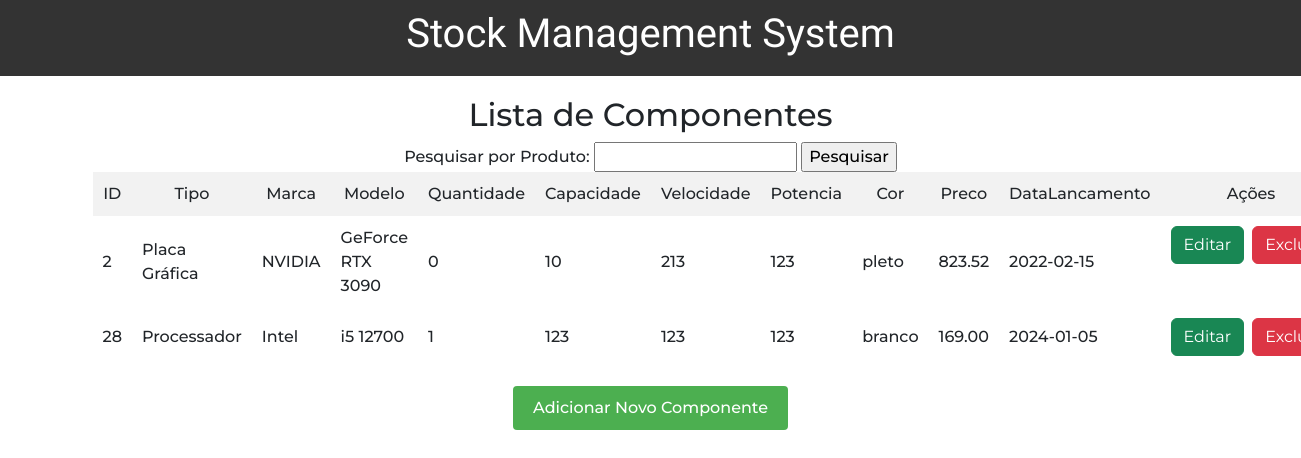
The page / (signed in) on the database its author committed.
### tables this page shows
CREATE TABLE `componentes` (
  `ID` int(11) NOT NULL,
  `Tipo` varchar(50) NOT NULL,
  `Marca` varchar(50) DEFAULT NULL,
  `Modelo` varchar(50) DEFAULT NULL,
  `Quantidade` int(11) NOT NULL,
  `Capacidade` int(11) DEFAULT NULL,
  `Velocidade` varchar(20) DEFAULT NULL,
  `Potencia` int(11) DEFAULT NULL,
  `Cor` varchar(20) DEFAULT NULL,
  `Preco` decimal(10,2) DEFAULT NULL,
  `DataLancamento` date DEFAULT NULL
);

### index.php (the view, shortened to what this page needs)
<!DOCTYPE html>
<html lang="en">
<head>
</head>
<body>
<header>
    <h1>Stock Management System</h1>
</header>
<div class="container">
    <div class="content-container">
        <h2>Lista de Componentes</h2>
        <form method="GET" action="">
            <label for="produto">Pesquisar por Produto:</label>
            <input type="text" name="produto" id="produto">
            <input type="submit" value="Pesquisar">
        </form>
        <?php
        $conexao = new mysqli("localhost","root","","gestaostock");
        $whereClause = "";
        $query = "SELECT * FROM Componentes" . $whereClause;
        $resultado = $conexao->query($query);
        if ($resultado->num_rows > 0) {
            echo "<table>
                    <tr>
                        <th>ID</th>
                        <th>Tipo</th>
                        <th>Marca</th>
                        <th>Modelo</th>
                        <th>Quantidade</th>
                        <th>Capacidade</th>
                        <th>Velocidade</th>
                        <th>Potencia</th>
                        <th>Cor</th>
                        <th>Preco</th>
                        <th>DataLancamento</th>
                        <th>Ações</th>
                    </tr>";
            while ($linha = $resultado->fetch_assoc()) {
                echo "<tr>
                        <td>{$linha['ID']}</td>
                        <td>{$linha['Tipo']}</td>
                        <td>{$linha['Marca']}</td>
                        <td>{$linha['Modelo']}</td>
                        <td>{$linha['Quantidade']}</td>
                        <td>{$linha['Capacidade']}</td>
                        <td>{$linha['Velocidade']}</td>
                        <td>{$linha['Potencia']}</td>
                        <td>{$linha['Cor']}</td>
                        <td>{$linha['Preco']}</td>
                        <td>{$linha['DataLancamento']}</td>
                        <td style='display: flex; flex-direction: row; gap: .5rem;'>
                            <a href='edit.php?id={$linha['ID']}' class='btn btn-success'>Editar</a>
                            <a href='delete.php?id={$linha['ID']}' class='btn btn-danger'>Excluir</a>
                        </td>
                    </tr>";
            }
            echo "</table>";
        } else {
            echo "Nenhum componente encontrado.";
        }
        ?>
        <a href="add.php" class="button">Adicionar Novo Componente</a>
    </div>
</div>
</body>
</html>

### style.css (style rules this page uses)
* { font-family: 'Montserrat', sans-serif; font-weight: 500; }
body { font-family: Arial, sans-serif; margin: 0; }
header { background-color: #333; padding: 10px; text-align: center; color: white; }
header h1 { font-family: 'Kanit', sans-serif !important; }
.container { display: flex; justify-content: space-between; align-items: center; padding: 20px; }
.content-container { text-align: center; width: 100%; }
h2 { margin-bottom: 20px; }
table { border-collapse: collapse; width: 100%; }
th, td { border: 1px solid #ddd; padding: 10px; text-align: left; }
th { background-color: #f2f2f2; }
a.button { display: inline-block; padding: 10px 20px; background-color: #4CAF50; color: white; text-decoration: none; border-radius: 4px; margin-top: 20px; }

### rows shown on the page
componentes: ID "2", Tipo "Placa Gráfica", Marca "NVIDIA", Modelo "GeForce RTX 3090", Quantidade "0", Capacidade "10", Velocidade "213", Potencia "123", Cor "pleto", Preco "823.52", DataLancamento "2022-02-15"
componentes: ID "28", Tipo "Processador", Marca "Intel", Modelo "i5 12700", Quantidade "1", Capacidade "123", Velocidade "123", Potencia "123", Cor "branco", Preco "169.00", DataLancamento "2024-01-05"
